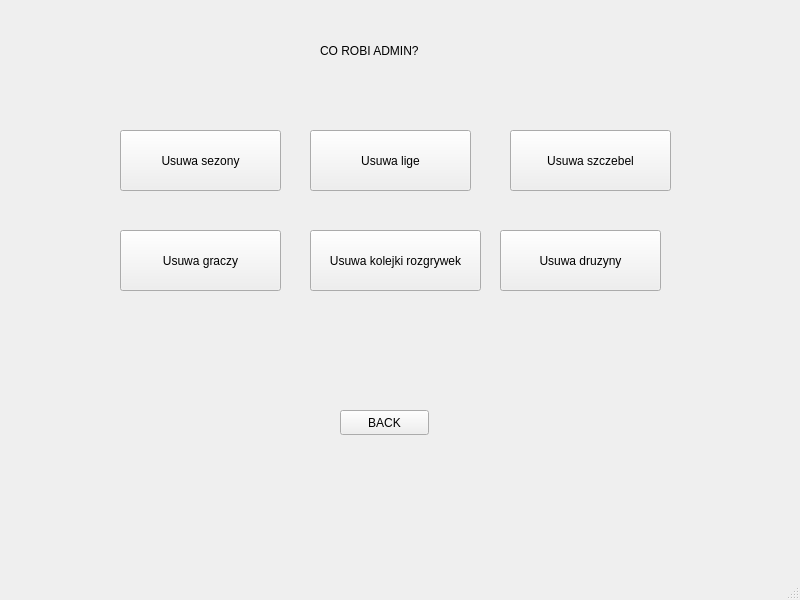
<?xml version="1.0" encoding="UTF-8"?>
<ui version="4.0">
 <class>MainWindow</class>
 <widget class="QMainWindow" name="MainWindow">
  <property name="geometry">
   <rect>
    <x>0</x>
    <y>0</y>
    <width>800</width>
    <height>600</height>
   </rect>
  </property>
  <property name="windowTitle">
   <string>MainWindow</string>
  </property>
  <widget class="QWidget" name="centralwidget">
   <widget class="QLabel" name="label">
    <property name="geometry">
     <rect>
      <x>320</x>
      <y>30</y>
      <width>141</width>
      <height>41</height>
     </rect>
    </property>
    <property name="text">
     <string>CO ROBI ADMIN?</string>
    </property>
   </widget>
   <widget class="QPushButton" name="pushButton">
    <property name="geometry">
     <rect>
      <x>120</x>
      <y>130</y>
      <width>161</width>
      <height>61</height>
     </rect>
    </property>
    <property name="text">
     <string>Usuwa sezony</string>
    </property>
   </widget>
   <widget class="QPushButton" name="pushButton_2">
    <property name="geometry">
     <rect>
      <x>310</x>
      <y>130</y>
      <width>161</width>
      <height>61</height>
     </rect>
    </property>
    <property name="text">
     <string>Usuwa lige</string>
    </property>
   </widget>
   <widget class="QPushButton" name="pushButton_3">
    <property name="geometry">
     <rect>
      <x>510</x>
      <y>130</y>
      <width>161</width>
      <height>61</height>
     </rect>
    </property>
    <property name="text">
     <string>Usuwa szczebel</string>
    </property>
   </widget>
   <widget class="QPushButton" name="pushButton_4">
    <property name="geometry">
     <rect>
      <x>120</x>
      <y>230</y>
      <width>161</width>
      <height>61</height>
     </rect>
    </property>
    <property name="text">
     <string>Usuwa graczy</string>
    </property>
   </widget>
   <widget class="QPushButton" name="pushButton_5">
    <property name="geometry">
     <rect>
      <x>310</x>
      <y>230</y>
      <width>171</width>
      <height>61</height>
     </rect>
    </property>
    <property name="text">
     <string>Usuwa kolejki rozgrywek</string>
    </property>
   </widget>
   <widget class="QPushButton" name="pushButton_6">
    <property name="geometry">
     <rect>
      <x>500</x>
      <y>230</y>
      <width>161</width>
      <height>61</height>
     </rect>
    </property>
    <property name="text">
     <string>Usuwa druzyny</string>
    </property>
   </widget>
   <widget class="QPushButton" name="pushButton_7">
    <property name="geometry">
     <rect>
      <x>340</x>
      <y>410</y>
      <width>89</width>
      <height>25</height>
     </rect>
    </property>
    <property name="text">
     <string>BACK</string>
    </property>
   </widget>
  </widget>
  <widget class="QMenuBar" name="menubar">
   <property name="geometry">
    <rect>
     <x>0</x>
     <y>0</y>
     <width>800</width>
     <height>22</height>
    </rect>
   </property>
  </widget>
  <widget class="QStatusBar" name="statusbar"/>
 </widget>
 <resources/>
 <connections/>
</ui>
